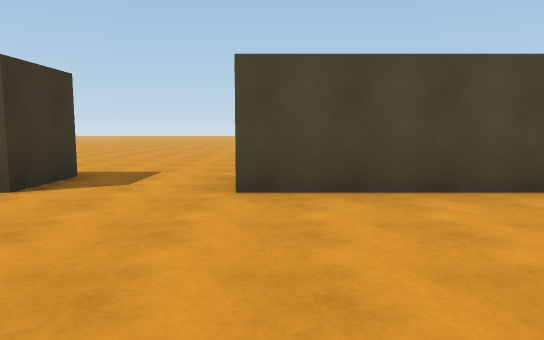
[1] (above)

12 first-person views from a walk through a scene from a Unity 3-D project. The camera is 1.4 m above the floor, tilts 6° down and sees 70° across. The floor is counted in squares, 2 m on a side. Each view is taken from the middle of a square. On the plan, view 1 faces up. The plan holds only what a view shows up to about 11 squares ahead; the rest is blank. The place goes on beyond the plan. The player is left out. Door leaves are left out, so doorways stand open.

[2]
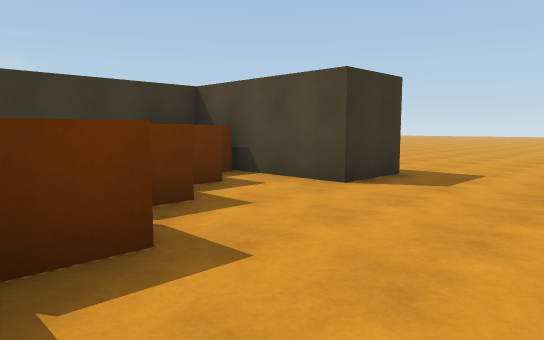

[3]
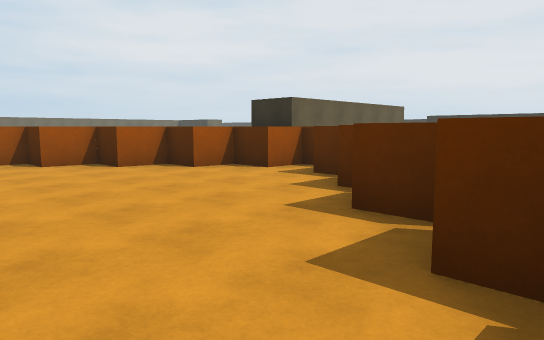

[4]
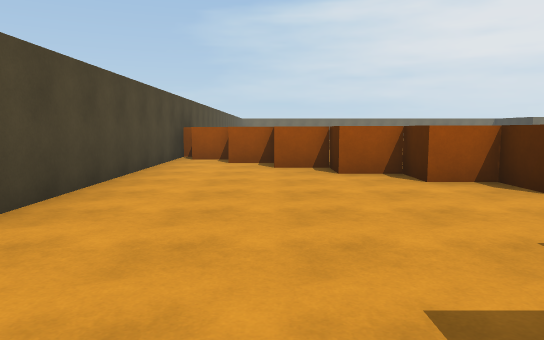

[5]
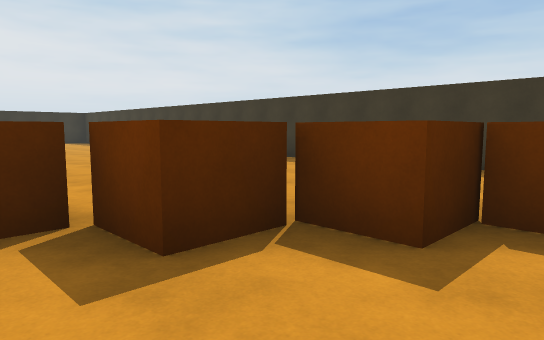

[6]
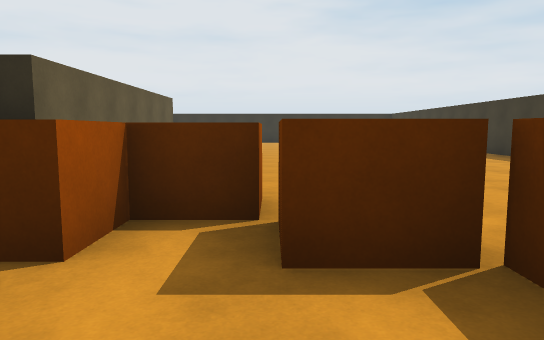

[7]
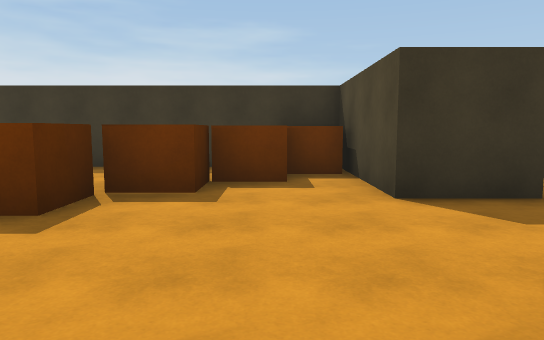

[8]
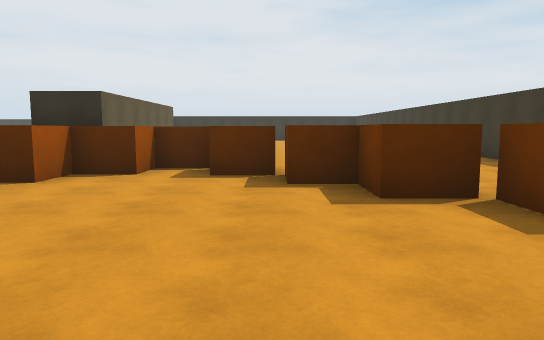

[9]
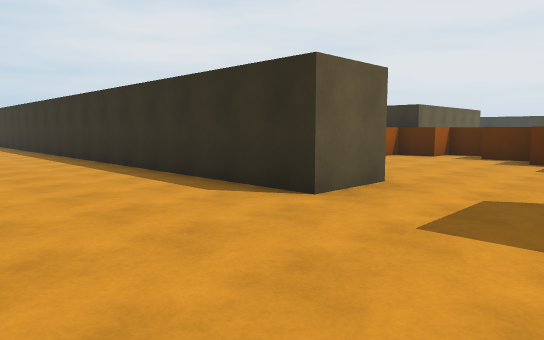

[10]
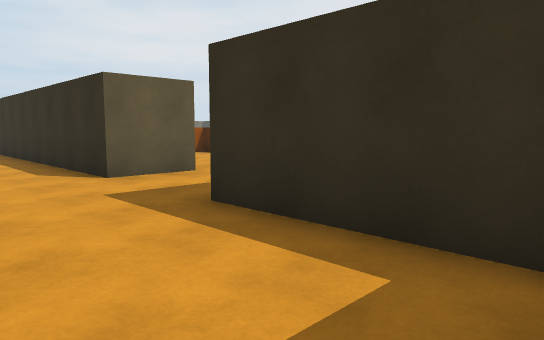

[11]
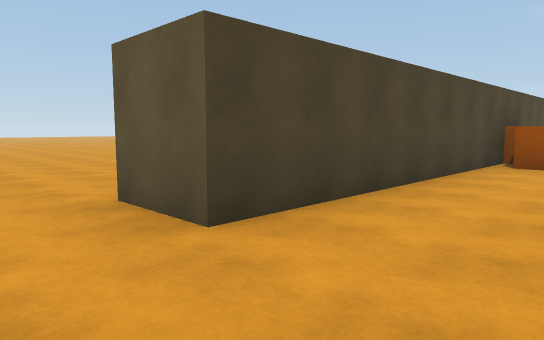

[12]
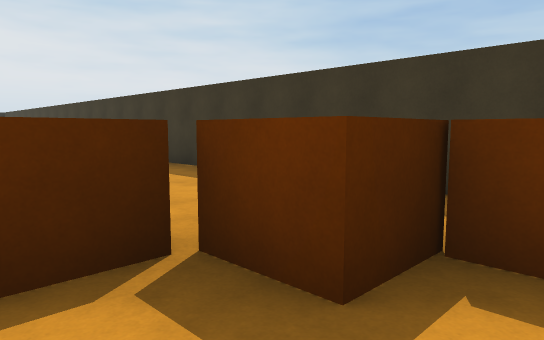

### Floor plan
Points are (right, up) in squares from view 1. A wall is a line through its corners. A room is listed if a view was taken in it or the views show most of it. See-through windows are left out.
Room 1 (views 1, 2, 3, 4, 5, 6, 7, 11, 12)
walls: (2.6, -6.8) (2.6, -3.4); (-6.3, -9.1) (-6.3, -10.1); (5.5, 4.2) (-0.4, 4.2); (10.5, 4.2) (8.4, 4.2); (-2.9, 4.2) (-4.5, 4.2); (-6.3, 2.5) (-6.3, -5.8)
ways out: open door at (-1.5, 4) to room 2
objects: cube (-6, 3) to (-5, 4); cube (-5, 2) to (-4, 3); cube (-4, 1) to (-3, 2); cube (-3, 0) to (-2, 1); cube (-2, -1) to (-1, 0); cube (-1, -2) to (0, -1); cube (0, -3) to (1, -2); cube (1, -1) to (2, -1); cube (2, -1) to (3, 0); cube (3, 0) to (4, 1); cube (4, 1) to (5, 2); cube (5, 2) to (6, 3); cube (6, 3) to (7, 4); cube (7, 3) to (8, 4)
Room 2 (views 8, 9, 10)
walls: (-0.4, 4.2) (-0.4, 5.7) (9.4, 5.7); (-5.6, 5.7) (-2.9, 5.7) (-2.9, 4.2)
ways out: open door at (-1.5, 4) to room 1

Positions as (right, up) in squares from view 1, and headings:
1: (0, 0), facing up
2: (0, 0), facing up-left
3: (-4, 4), facing down-right
4: (-3, 2), facing right
5: (1, 1), facing down-left
6: (0, 1), facing down
7: (1, 3), facing left
8: (-1, 5), facing down
9: (-3, 9), facing down-right
10: (-6, 8), facing down-right
11: (-2, 2), facing up-right
12: (-2, 3), facing down-left
